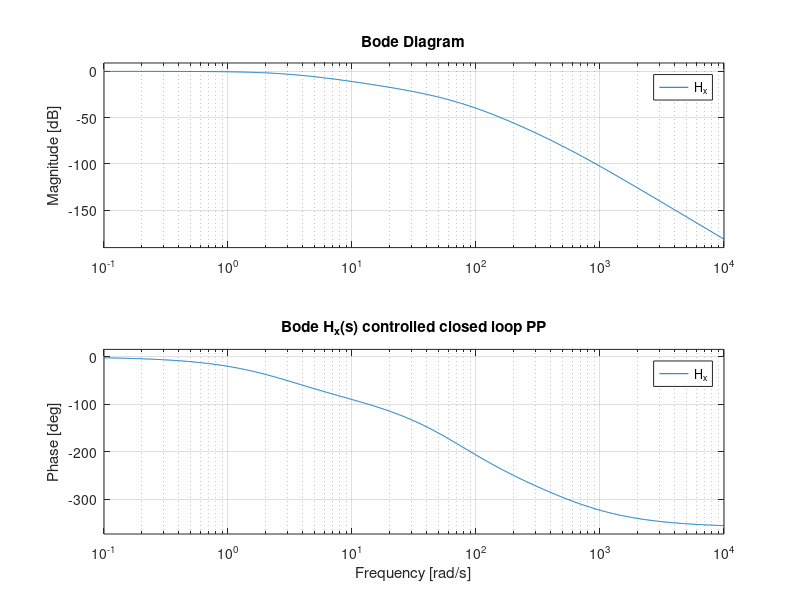

Here is the MATLAB script that generated this plot:
% State-space models for current and position dynamics
clear all;
clc
fprintf('\n');
fprintf('============================================================\n');
fprintf(' State Space model\n');
fprintf('============================================================\n');
%% 0) Parametri 
Kg = 3;% gain amplificatore

% Circuito LR
L = 412.5e-3; %[H] inductance of the coil
Rc = 10; %[ohm]
% nc = 2450; %number of coils
% lc = 0.0825; %[m] lenght of the coil
% rc = 0.008; %[m] coil radius
Rs = 1; %[ohm] current sense resistance
Rcal = 0.85; % calibration resistance gain

R = (Rc + Rs)* Rcal; %[ohm] total resistance
V_max = 24; %tensione massima in ingresso alla bobina
I_max = 3; % 3 A massimi in ingresso alla bobina


% Meccanica
km = 6.5308e-5; %[N-m^2/A^2] electromagnet force constant
r = 1.27e-2; %[m] steel ball radius
m = 0.068; %[kg] steel ball mass
%Tb = 0.014; %[m] steel ball travel
l = 0.0394; %[m] total lenght
g = 9.81; %[m/s^2] gravity
%mu_0 = pi*4e-7; %[H/m] magnetic permeability constant
Kb = 2.83e-3; %[m/V] ball position sensitivity

%% 1) Modello Circuito RL
fprintf(' 1) MODELLO CIRCUITO RL\n');
s = tf('s');
wp = R/L; % unico polo di G_i(s)
G_i = 1/(s*L +R)
[G_i_num, G_i_den] = tfdata(G_i, 'v');
G_i_num = G_i_num(2);

% Rappresentazione in spazio di stato del RL (solo per verifiche)
A_i = -R/L;
B_i = 1/L;
C_i = 1;
D_i = 0;

Mr_i = ctrb(A_i, B_i);
if rank(Mr_i) == 1
    disp('Il circuito RL e'' controllabile')
else
    disp('Il circuito RL non e'' controllabile')
end

Mo_i = obsv(A_i, C_i);
if rank(Mo_i) == 1
    disp('Il circuito RL e'' osservabile')
else
    disp('Il circuito RL non e'' osservabile')
end

fprintf("amplificatore: Kg=%f\n", Kg);

% 1.2) Regolatore RL sintetizzato in frequenza
fprintf(' 1.2) REGOLATORE DI CORRENTE R_i(s)\n');
Kp_i = 72.795273;
Ki_i = 1650.026190;
fprintf("Kp_i = %f\n", Kp_i);
fprintf("Ki_i = %f\n", Ki_i);

R_i = Kp_i + Ki_i/s;
[R_i_num, R_i_den] = tfdata(R_i, 'v');

% 1.3) Anello aperto di corrente
fprintf(' 1.3) ANELLO APERTO CORRENTE L_i(s)\n');
L_i = R_i * Kg * G_i;
[numLi, denLi] = tfdata(L_i, 'v');
poles_L_i = pole(L_i);
zeros_L_i = zero(L_i);
[gm, pm, wcg, wcp_i] = margin(L_i);
fprintf("Gain margin=%f ,Phase margin=%f ,w_c=%f \n", gm, pm, wcp_i);

% 1.4) Anello chiuso di corrente
fprintf(' 1.4) ANELLO CHIUSO CORRENTE H_i(s)\n');
H_i = minreal(L_i/(1+L_i))
pole_H_i = pole(H_i);
w_i = abs(pole_H_i);
%% 2) Modello meccanico linearizzato
fprintf(' 2) MODELLO MECCANICO LINEARIZZATO\n');
%Equilibrium
x_e = l/2 - r; % posizione di equilibrio a metà (piedistallo - inizio palla)
xd_e = 0;
i_e = sqrt((m*g/km) * (x_e + 2*r -l)^2); % corrente di equilibrio ie(xe)
X0 = [x_e; xd_e; i_e];

v_e = i_e * R;

k1 = (2 * km * i_e^2)/(m * (l -2*r -x_e)^3);
k2 = (2 * km * i_e)/(m * (l-2*r -x_e)^2);

%Linearized model, SISO, Strictly proper, Unstable, order 2
A_x = [0, 1;
       k1, 0]; 
B_x = [0; k2];
C_x = [1, 0];
D_x = 0;

E_x = eye(2);

SS_p = ss(A_x, B_x, C_x, D_x);
SS_p
disp('Autovalori modello posizione:')
disp(eig(A_x))

% 2.1) checking reachability of linearized system
Mr = ctrb(A_x,B_x);
if (rank(Mr) == 2)
    disp('The linearized model is reachable')
else 
    disp('The linearized model is not reachable');
end

% 2.2)checking observability of linearized system
Mo = obsv(A_x,C_x);
if (rank(Mo) == 2)
    disp('The linearized model is observable')
else 
    disp('The linearized model is not observable');
end

%% 2.3) Modello esteso meccanica + anello chiuso corrente
fprintf(' 2.3) MODELLO ESTESO MECCANICA + CORRENTE\n');

% Stati:
% x_ext = [delta_x; delta_xdot; delta_i]
%
% Ingresso:
% u_ext = delta_i_ref
%
% Uscite misurate:
% y_ext = [delta_x; delta_i]

A_ext = [0    1      0;
         k1   0      k2;
         0    0     -w_i];

B_ext = [0;
         0;
         w_i];

% Come output del sistema: posizione e corrente
C_ext = [1 0 0;
         0 0 1];

C_pos_ext = [1 0 0];

D_ext = zeros(2,1);

fprintf('Autovalori modello esteso aperto:\n');
disp(eig(A_ext));

% Controllabilità modello esteso
Mr_ext = ctrb(A_ext, B_ext);

if rank(Mr_ext) == size(A_ext,1)
    disp('Il modello esteso è controllabile')
else
    error('Il modello esteso non è controllabile')
end

% Osservabilità modello esteso
Mo_ext = obsv(A_ext, C_ext);

if rank(Mo_ext) == size(A_ext,1)
    disp('Il modello esteso è osservabile')
else
    error('Il modello esteso non è osservabile')
end

%% 3) State Observer
fprintf(' 3) LUENBERGER OBSERVER\n');
% Poli desiderati dell'osservatore
p_obs = [-500 -600];

% Guadagno osservatore con formula
L_obs = place(A_x', C_x', p_obs)';


fprintf('\nGuadagno osservatore L_obs:\n');
disp(L_obs);

% Verifica poli dell'errore di stima
eig_obs = eig(A_x - L_obs*C_x);

fprintf('Poli osservatore:\n');
disp(eig_obs);

% Modello osservatore
A_obs = A_x - L_obs*C_x;
B_obs = [L_obs B_x];
%B_obs = [B_ext L_obs];
C_obs = eye(2);
D_obs = zeros(2,2);

E_obs = eye(2);

SS_obs = ss(A_obs, B_obs, C_obs, D_obs);

fprintf('\nModello state-space osservatore:\n');
SS_obs

%% 4) Pole Placement controller a 3 stati
fprintf(' 4) POLE PLACEMENT CONTROLLER - ACKERMANN\n');

% Verifica controllabilità
Mr_ext = ctrb(A_ext, B_ext);

if rank(Mr_ext) == size(A_ext,1)
    disp('Il sistema esteso è controllabile, pole placement possibile')
else
    error('Il sistema esteso non è controllabile')
end

% 4.1) Poli desiderati del controllore
% Devono essere più lenti dei poli dell'osservatore.
p_ctrl = [-70 -75 pole_H_i];

% 4.2) Guadagno di stato
K_pp = place(A_ext, B_ext, p_ctrl);

fprintf('\nGuadagno di stato K_pp:\n');
disp(K_pp);

% 4.3) Verifica dei poli in anello chiuso
A_cl_pp = A_ext - B_ext*K_pp;
eig_cl_pp = eig(A_cl_pp);

fprintf('Poli ottenuti con pole placement:\n');
disp(eig_cl_pp);

% Sistema in anello chiuso da delta_x_ref a delta_y
SS_cl_pp = ss(A_cl_pp, B_ext, C_ext, D_ext);

% 4.4) Guadagno statico di scaling
K_ref = -1/(C_pos_ext*((A_ext - B_ext*K_pp)\B_ext));

fprintf('Guadagno reference:\n');
disp(K_ref);

%% 5) PP + Integral action
fprintf(' 5) POLE PLACEMENT CONTROLLER WITH INTEGRAL ACTION\n');

% 5.1) extend the system
n = size(A_ext,1);

% Stato integrale:
% xi_dot = delta_x_ref - delta_x = r - C_pos_ext*x

A_aug = [A_ext              zeros(n,1);
        -C_pos_ext          0];

B_aug = [B_ext;
         0];

Br_aug = [zeros(n,1);
          1];

C_aug = [C_pos_ext 0];

% 5.2) Verifica controllabilità sistema aumentato
Mr_aug = ctrb(A_aug, B_aug);

if rank(Mr_aug) == size(A_aug,1)
    disp('Il sistema aumentato è controllabile, pole placement possibile')
else
    error('Il sistema aumentato NON è controllabile')
end

% 5.3) Requirement
p_int = -3;% polo associato ad azione integrale
p_ctrl_aug = [-70 -75 p_int -w_i];

K_aug = place(A_aug, B_aug, p_ctrl_aug);

Kx = K_aug(1:n);      % guadagni sugli stati [delta_x, delta_xdot, delta_i]
Ki = K_aug(end);      % guadagno sullo stato integrale

fprintf('\nGuadagno Kx:\n');
disp(Kx);

fprintf('Guadagno Ki:\n');
disp(Ki);



% 5.4) Sistema chiuso
A_cl_aug = A_aug - B_aug*K_aug;

fprintf('Poli ottenuti con pole placement aumentato:\n');
disp(eig(A_cl_aug));

H_x = ss(A_cl_aug, Br_aug, C_aug, 0);

figure
bode(H_x)
grid on
title('Bode H_x(s) controlled closed loop PP')
